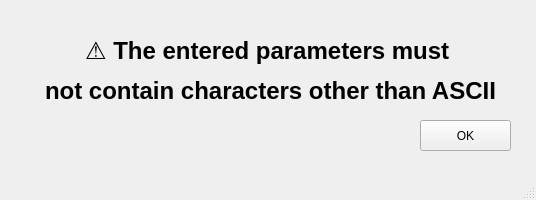
<?xml version="1.0" encoding="UTF-8"?>
<ui version="4.0">
 <class>MainWindow</class>
 <widget class="QMainWindow" name="MainWindow">
  <property name="geometry">
   <rect>
    <x>0</x>
    <y>0</y>
    <width>536</width>
    <height>200</height>
   </rect>
  </property>
  <property name="windowTitle">
   <string>MainWindow</string>
  </property>
  <widget class="QWidget" name="centralwidget">
   <widget class="QLabel" name="label_war">
    <property name="geometry">
     <rect>
      <x>10</x>
      <y>30</y>
      <width>521</width>
      <height>81</height>
     </rect>
    </property>
    <property name="font">
     <font>
      <pointsize>18</pointsize>
      <bold>true</bold>
     </font>
    </property>
    <property name="text">
     <string>&lt;html&gt;&lt;head/&gt;&lt;body&gt;&lt;p&gt;⚠️ The entered parameters must &lt;/p&gt;&lt;p&gt;not contain characters other than ASCII&lt;/p&gt;&lt;/body&gt;&lt;/html&gt;</string>
    </property>
    <property name="alignment">
     <set>Qt::AlignCenter</set>
    </property>
   </widget>
   <widget class="QPushButton" name="pushButton_war">
    <property name="geometry">
     <rect>
      <x>420</x>
      <y>120</y>
      <width>91</width>
      <height>31</height>
     </rect>
    </property>
    <property name="styleSheet">
     <string notr="true"/>
    </property>
    <property name="text">
     <string>OK</string>
    </property>
    <property name="autoDefault">
     <bool>true</bool>
    </property>
    <property name="default">
     <bool>false</bool>
    </property>
    <property name="flat">
     <bool>false</bool>
    </property>
   </widget>
  </widget>
  <widget class="QMenuBar" name="menubar">
   <property name="geometry">
    <rect>
     <x>0</x>
     <y>0</y>
     <width>536</width>
     <height>22</height>
    </rect>
   </property>
  </widget>
  <widget class="QStatusBar" name="statusbar"/>
 </widget>
 <resources/>
 <connections/>
</ui>
